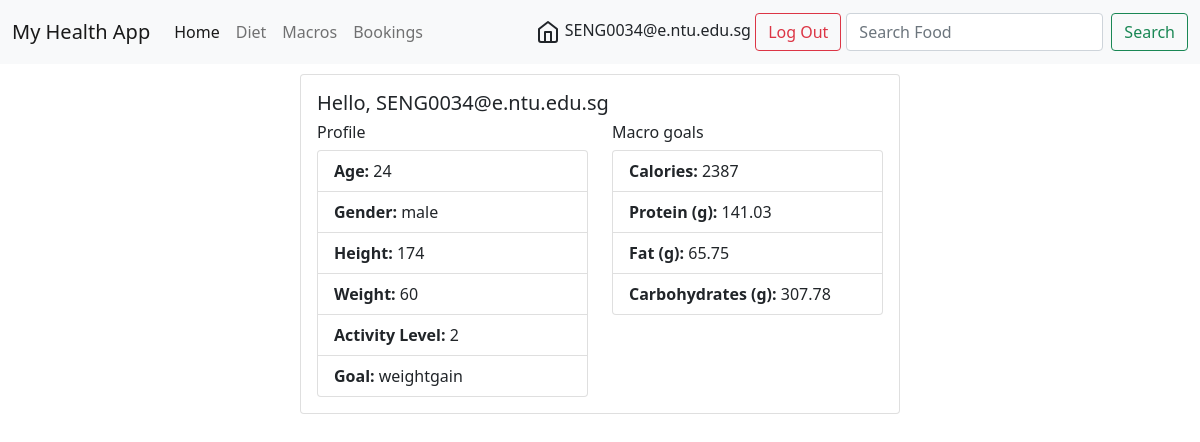
The page / (signed in) on the database its author committed.
### tables this page shows
CREATE TABLE profile (user_id INTEGER, age INTEGER , gender TEXT , height INTEGER , weight INTEGER , activity_level INTEGER, goal TEXT, FOREIGN KEY (user_id) REFERENCES users(id));

CREATE TABLE diet_goal (user_id INTEGER, calories INTEGER, protein INTEGER, fat INTEGER, carbs INTEGER, FOREIGN KEY (user_id) REFERENCES users(id));

### app.py (the view)
@app.route("/", methods=["GET", "POST"])
@login_required
def index():
    if request.method == "POST":
        con = sqlite3.connect('test.db')
        cur = con.cursor()
        if request.form.get("age"):
            cur.execute("INSERT OR REPLACE INTO profile VALUES(?, ?, ?, ?, ?, ?, ?);",
                        (session['user_id'], request.form.get("age"), request.form.get("gender"), request.form.get("height"), request.form.get("weight"), request.form.get("activitylevel"),
                        request.form.get("goal")))
        else:
            cur.execute("INSERT OR REPLACE INTO diet_goal VALUES(?, ?, ?, ?, ?);",
                            (session['user_id'], request.form.get("calories"), request.form.get("protein"), request.form.get("fat"), request.form.get("carbs")))
        con.commit()
        cur.close()
        return redirect("/")
    else:
        con = sqlite3.connect('test.db')
        con.row_factory = sqlite3.Row
        cur = con.cursor()
        res = cur.execute("SELECT * FROM profile INNER JOIN diet_goal ON profile.user_id = diet_goal.user_id WHERE profile.user_id = ?;", (session['user_id'], )).fetchone()
        if 'calories' not in session:
            try:
                session['calories'] = res['calories']
                session['protein'] = res['protein']
                session['fat'] = res['fat']
                session['carbs'] = res['carbs']
            except:
                print("Goal not set yet")
        return render_template("index.html",res=res)

### helpers.py (called while the page is built)
def login_required(f):
    @wraps(f)
    def decorated_function(*args, **kwargs):
        if session.get("user_id") is None:
            return redirect("/login")
        return f(*args, **kwargs)
    return decorated_function

### templates/index.html
{% extends "root.html" %}
{% block main %}
<div class="card" style="max-width :600px; margin:auto;">
    <div class="card-body">
      <h5>Hello, {{session['email']}}</h5>
      <div class="row">
        <div class="col">
          <h6>Profile</h6>
          {% if res %}
          <ul class="list-group">
            <li class="list-group-item"><b>Age:</b> {{res['age']}}</li>
            <li class="list-group-item"><b>Gender:</b> {{res['gender']}}</li>
            <li class="list-group-item"><b>Height:</b> {{res['height']}}</li>
            <li class="list-group-item"><b>Weight:</b> {{res['weight']}}</li>
            <li class="list-group-item"><b>Activity Level:</b> {{res['activity_level']}}</li>
            <li class="list-group-item"><b>Goal:</b> {{res['goal']}}</li>
          </ul>
        </div>
        <div class="col">
          <h6>Macro goals</h6>
          <ul class="list-group">
            <li class="list-group-item"><b>Calories:</b> {{res['calories']}}</li>
            <li class="list-group-item"><b>Protein (g):</b> {{res['protein']}}</li>
            <li class="list-group-item"><b>Fat (g):</b> {{res['fat']}}</li>
            <li class="list-group-item"><b>Carbohydrates (g):</b> {{res['carbs']}}</li>
          </ul>
        </div>
        {% endif %}
      </div>
    </div>
</div>
{% endblock %}

### rows shown on the page
profile: age "24", gender "male", height "174", weight "60", activity_level "2", goal "weightgain"
diet_goal: calories "2387", protein "141.03", fat "65.75", carbs "307.78"

### other values the page prints
{{ session["email"] }} "SENG0034@e.ntu.edu.sg"
{{ session['email'] }} "SENG0034@e.ntu.edu.sg"
